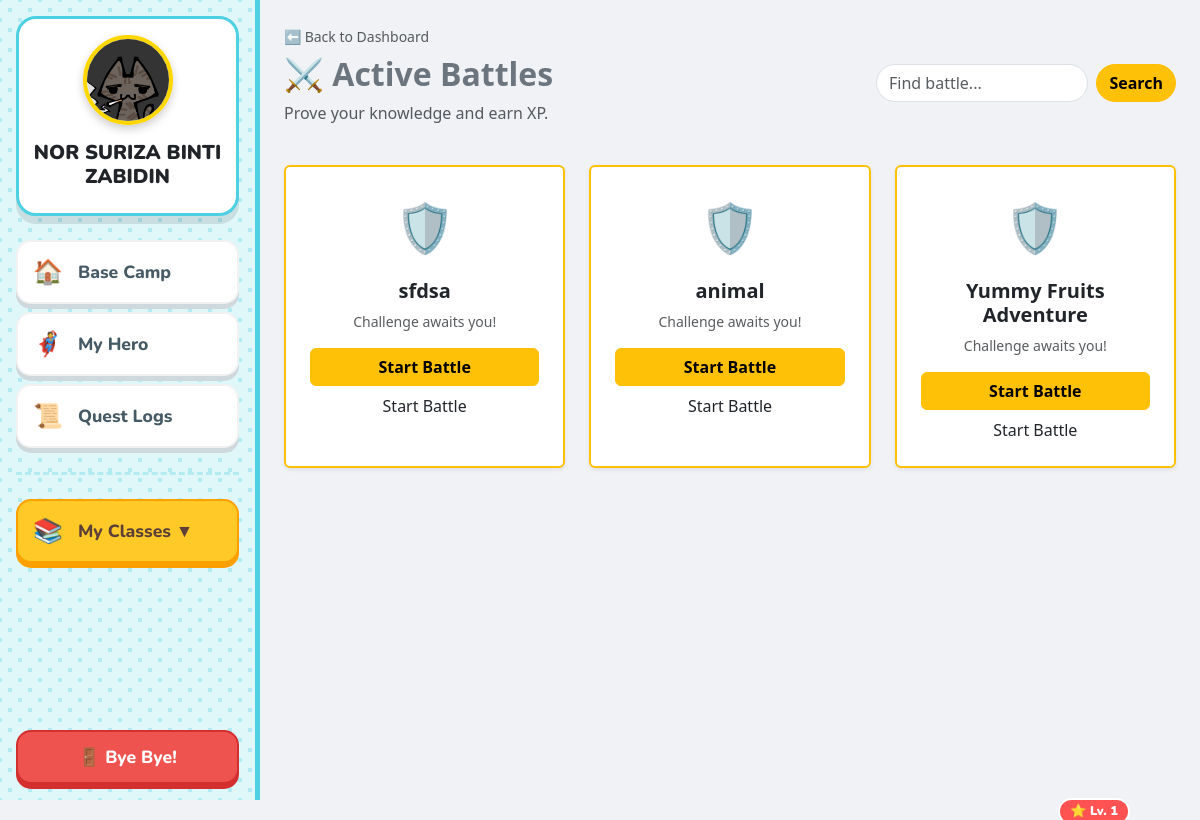
/student/quiz.php (signed in), run on the app's committed database.
### tables this page shows
CREATE TABLE `quizzes` (
  `quiz_id` int(11) NOT NULL,
  `week_id` int(11) DEFAULT NULL,
  `title` varchar(100) NOT NULL,
  `description` text DEFAULT NULL,
  `file_path` varchar(255) NOT NULL,
  `thumbnail` varchar(255) DEFAULT 'default_quiz.png',
  `created_by` int(11) NOT NULL,
  `created_at` timestamp NOT NULL DEFAULT current_timestamp(),
  `class_id` int(11) DEFAULT NULL
);

### student/quiz.php (the view, shortened to what this page needs)
<?php
require_once '../config/db.php';
$search = $_GET['q'] ?? '';
if ($search) {
    $stmt = $pdo->prepare("SELECT * FROM quizzes WHERE title LIKE ? ORDER BY quiz_id DESC");
    $stmt->execute(["%$search%"]);
} else {
    $stmt = $pdo->query("SELECT * FROM quizzes ORDER BY quiz_id DESC");
}
$quizzes = $stmt->fetchAll(PDO::FETCH_ASSOC);
?>
<!DOCTYPE html>
<html lang="en">
<head>
    <link href="https://cdn.jsdelivr.net/npm/bootstrap@5.3.0/dist/css/bootstrap.min.css" rel="stylesheet">
</head>
<body>
<div class="d-flex">
    <?php include 'sidebar.php'; ?>
    <div class="flex-grow-1 p-4" style="height: 100vh; overflow-y: auto;">
    <div class="d-flex justify-content-between align-items-center mb-4">
            <div>
                <a href="dashboard.php" class="text-decoration-none text-muted small mb-2 d-inline-block">⬅ Back to Dashboard</a>
                <h2 class="fw-bold text-secondary">⚔️ Active Battles</h2>
                <p class="text-muted">Prove your knowledge and earn XP.</p>
            </div>
            <form class="d-flex" style="max-width: 300px;">
                <input class="form-control me-2 rounded-pill" type="search" name="q" placeholder="Find battle..." value="<?php echo htmlspecialchars($search); ?>">
                <button class="btn btn-warning rounded-pill fw-bold" type="submit">Search</button>
            </form>
        </div>
        <div class="row g-4">
            <?php if (count($quizzes) > 0): ?>
                <?php foreach ($quizzes as $quiz): ?>
                    <div class="col-md-6 col-lg-4">
                        <div class="card card-quiz h-100 shadow-sm">
                            <div class="card-body text-center p-4">
                                <div class="mb-3" style="font-size: 3rem;">🛡️</div>
                                <h5 class="card-title fw-bold text-dark"><?php echo htmlspecialchars($quiz['title']); ?></h5>
                                <p class="text-muted small">Challenge awaits you!</p>
                                <div class="d-grid gap-2">
<a href="take_quiz.php?id=<?php echo $quiz['quiz_id']; ?>" class="btn btn-warning w-100 fw-bold">Start Battle</a>                                        Start Battle
                                </div>
                            </div>
                        </div>
                    </div>
                <?php endforeach; ?>
            <?php else: ?>
                <div class="col-12 text-center py-5">
                    <h3 class="text-muted">🏳️ No active battles right now.</h3>
                </div>
            <?php endif; ?>
        </div>
    </div>
</div>
</body>
</html>

### student/quiz.php (style rules this page uses)
body { background-color: #f0f2f5; }
.card-quiz { transition: transform 0.2s; border: 2px solid #ffc107; background: white; }

### data on the page
quizzes: title "sfdsa"
quizzes: title "animal"
quizzes: title "Yummy Fruits Adventure"

### other printed values
$_SESSION['level'] "1"
$_SESSION['full_name'] "NOR SURIZA BINTI ZABIDIN"
